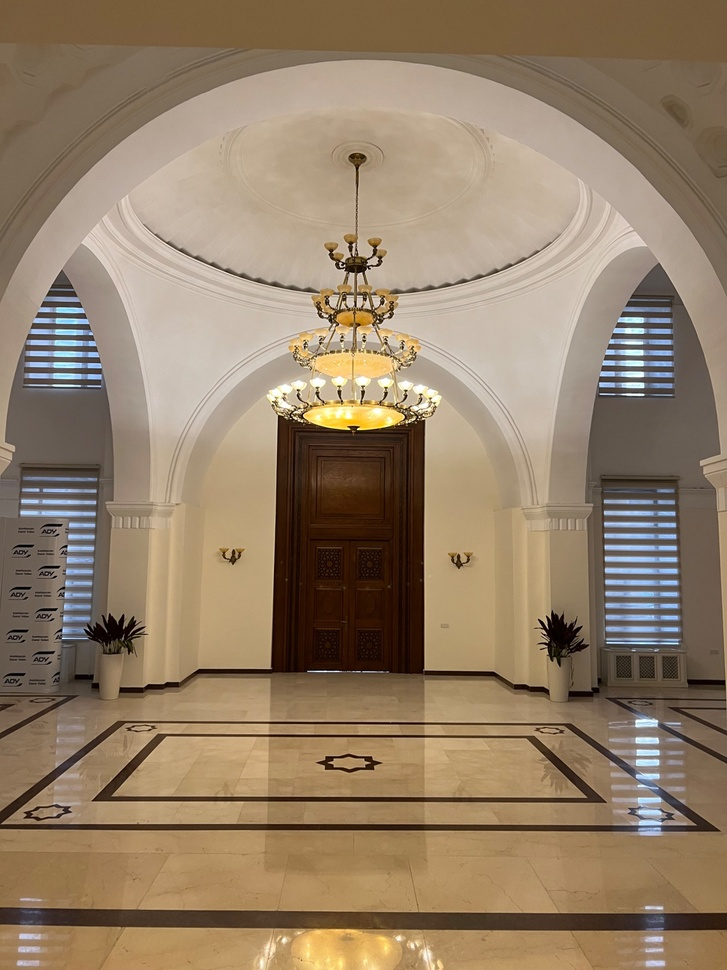
#> input picture images/original/indoor.jpeg, 727 x 970 px, shrunk from 1536 x 2048 before the run; its folder holds only this picture in this run
$ python main.py
#> lines starting #> are read from the running program, lines starting #| are printed output that depends on the picture
### src/utils.py
import os
import cv2
import numpy as np

IMG_EXTS = (".png", ".jpg", ".jpeg", ".bmp", ".tif", ".tiff", ".webp")

def ensure_dir(path: str) -> None:
    os.makedirs(path, exist_ok=True)

def list_images(folder: str):
    files = []
    if not os.path.isdir(folder):
        return files
    for f in sorted(os.listdir(folder)):
        if f.lower().endswith(IMG_EXTS):
            files.append(os.path.join(folder, f))
    return files

def imread_bgr(path: str):
    img = cv2.imread(path, cv2.IMREAD_COLOR)
    if img is None:
        raise FileNotFoundError(f"Cannot read image: {path}")
    return img

def save_image(path: str, img: np.ndarray) -> None:
    ensure_dir(os.path.dirname(path))
    ok = cv2.imwrite(path, img)
    if not ok:
        raise RuntimeError(f"Failed to write: {path}")

def hstack_resize(images, target_h=480):
    # Resize images to same height then hstack
    resized = []
    for im in images:
        h, w = im.shape[:2]
        scale = target_h / float(h)
        new_w = int(round(w * scale))
        resized.append(cv2.resize(im, (new_w, target_h), interpolation=cv2.INTER_AREA))
    return cv2.hconcat(resized)

def normalize_to_uint8(gray_float):
    g = np.clip(gray_float, 0, 255).astype(np.uint8)
    return g

### src/color_metrics.py
import numpy as np

def mse(a: np.ndarray, b: np.ndarray) -> float:
    a = a.astype(np.float32)
    b = b.astype(np.float32)
    return float(np.mean((a - b) ** 2))

def psnr(a: np.ndarray, b: np.ndarray, max_val=255.0) -> float:
    m = mse(a, b)
    if m == 0:
        return float("inf")
    return float(20.0 * np.log10(max_val) - 10.0 * np.log10(m))

### src/quantization.py
import cv2
import numpy as np

def quantize_uniform(img_bgr: np.ndarray, levels_per_channel: int = 4) -> np.ndarray:
    # levels_per_channel: 2..16 typical. 4 => 64 colors approx.
    levels = max(2, min(256, int(levels_per_channel)))
    step = 256 // levels
    out = (img_bgr // step) * step + step // 2
    return np.clip(out, 0, 255).astype(np.uint8)

def quantize_kmeans(img_bgr: np.ndarray, k: int = 8, attempts: int = 10) -> np.ndarray:
    Z = img_bgr.reshape((-1, 3)).astype(np.float32)

    criteria = (cv2.TERM_CRITERIA_EPS + cv2.TERM_CRITERIA_MAX_ITER, 50, 1.0)
    _compactness, labels, centers = cv2.kmeans(
        Z, k, None, criteria, attempts, cv2.KMEANS_PP_CENTERS
    )
    centers = np.uint8(centers)
    quant = centers[labels.flatten()]
    return quant.reshape(img_bgr.shape)

### src/adjustments.py
import cv2
import numpy as np

def adjust_hsv(img_bgr: np.ndarray, dh=0, ds=0, dv=0) -> np.ndarray:
    hsv = cv2.cvtColor(img_bgr, cv2.COLOR_BGR2HSV).astype(np.int32)
    h, s, v = cv2.split(hsv)

    # Hue in OpenCV HSV: [0..179]
    h = (h + dh) % 180
    s = np.clip(s + ds, 0, 255)
    v = np.clip(v + dv, 0, 255)

    out = cv2.merge([h, s, v]).astype(np.uint8)
    return cv2.cvtColor(out, cv2.COLOR_HSV2BGR)

def adjust_hls(img_bgr: np.ndarray, dh=0, dl=0, ds=0) -> np.ndarray:
    # OpenCV uses HLS (Hue, Lightness, Saturation)
    hls = cv2.cvtColor(img_bgr, cv2.COLOR_BGR2HLS).astype(np.int32)
    h, l, s = cv2.split(hls)

    # Hue: [0..179]
    h = (h + dh) % 180
    l = np.clip(l + dl, 0, 255)   # Lightness
    s = np.clip(s + ds, 0, 255)   # Saturation

    out = cv2.merge([h, l, s]).astype(np.uint8)
    return cv2.cvtColor(out, cv2.COLOR_HLS2BGR)

### src/main.py
import os
import cv2
import numpy as np

from utils import ensure_dir, list_images, imread_bgr, save_image, hstack_resize, normalize_to_uint8
from color_metrics import mse, psnr
from quantization import quantize_uniform, quantize_kmeans
from adjustments import adjust_hsv, adjust_hls
from deltae2000 import deltaE_ciede2000

ROOT = os.path.abspath(os.path.join(os.path.dirname(__file__), ".."))
IN_DIR = os.path.join(ROOT, "images", "original")
OUT_DIR = os.path.join(ROOT, "outputs")

def grayscale_compare(img_bgr: np.ndarray):
    b = img_bgr[..., 0].astype(np.float32)
    g = img_bgr[..., 1].astype(np.float32)
    r = img_bgr[..., 2].astype(np.float32)

    # Proper luminance coefficients (sRGB/Rec.601 commonly used)
    gray_coeff = 0.114*b + 0.587*g + 0.299*r
    gray_avg = (b + g + r) / 3.0

    gc = normalize_to_uint8(gray_coeff)
    ga = normalize_to_uint8(gray_avg)

    diff = cv2.absdiff(gc, ga)

    metrics = {
        "mse": mse(gc, ga),
        "psnr": psnr(gc, ga),
    }

    return gc, ga, diff, metrics

def process_all_images():
    ensure_dir(OUT_DIR)

    imgs = list_images(IN_DIR)
    if not imgs:
        print(f"No images found in: {IN_DIR}")
        print("Put your photos into images/original/ and run again.")
        return

    for path in imgs:
        name = os.path.splitext(os.path.basename(path))[0]
        img = imread_bgr(path)
#> in imread_bgr, img is the input picture: shape (970, 727, 3); mean B, G, R 103.3, 127.1, 147.5

        # 1) Grayscale compare
        gc, ga, diff, metrics = grayscale_compare(img)
#> in grayscale_compare, `diff = cv2.absdiff(gc, ga)`:
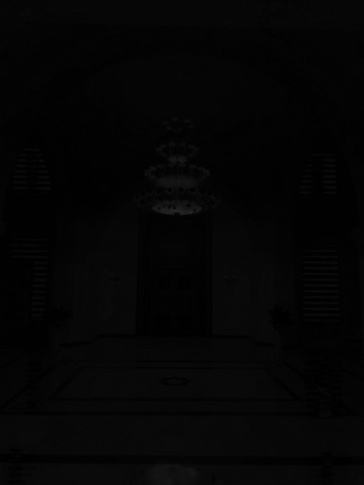
#> diff: shape (970, 727) (shown at 1/2 size); min 0, max 41, mean 4.6
#> in psnr, `m = mse(a, b)`: m = 29.94
#> in grayscale_compare, `metrics = { "mse": mse(gc, ga), "psnr": psnr(gc, ga), }`: metrics = {'mse': 29.94, 'psnr': 33.37}
#> metrics = {'mse': 29.94, 'psnr': 33.37}
        save_image(os.path.join(OUT_DIR, "grayscale", f"{name}_gray_coeff.png"), gc)
        save_image(os.path.join(OUT_DIR, "grayscale", f"{name}_gray_avg.png"), ga)
        save_image(os.path.join(OUT_DIR, "grayscale", f"{name}_diff.png"), diff)

        # montage for qualitative comparison
        img_small = cv2.resize(img, (0,0), fx=0.6, fy=0.6, interpolation=cv2.INTER_AREA)
        gc_bgr = cv2.cvtColor(gc, cv2.COLOR_GRAY2BGR)
        ga_bgr = cv2.cvtColor(ga, cv2.COLOR_GRAY2BGR)
        diff_bgr = cv2.cvtColor(diff, cv2.COLOR_GRAY2BGR)
        montage = hstack_resize([img_small, gc_bgr, ga_bgr, diff_bgr], target_h=420)
#> the loop in hstack_resize, `for im in images:` made 4 passes
#> (h, w, scale) on passes 1 to 4: (582, 436, 0.722), (970, 727, 0.433), (970, 727, 0.433), (970, 727, 0.433)
#> after the loop in hstack_resize, `for im in images:`: resized = 4 items
        cv2.putText(montage, f"MSE={metrics['mse']:.2f}  PSNR={metrics['psnr']:.2f}dB",
                    (10, 30), cv2.FONT_HERSHEY_SIMPLEX, 0.8, (255,255,255), 2, cv2.LINE_AA)
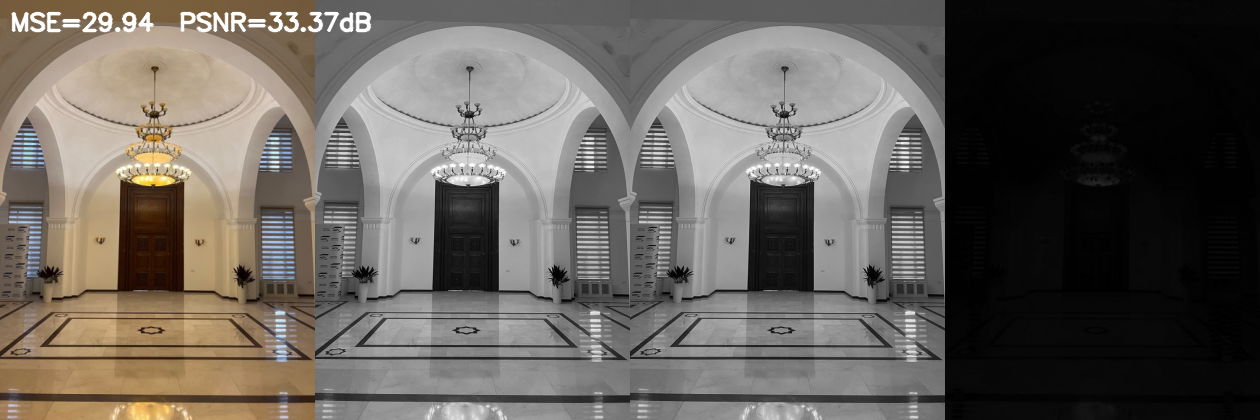
#> montage: shape (420, 1260, 3); mean B, G, R 91.9, 97.7, 102.7
        save_image(os.path.join(OUT_DIR, "grayscale", f"{name}_montage.png"), montage)

        # 2) Color quantization
        q_uni = quantize_uniform(img, levels_per_channel=4)
#> in quantize_uniform, `out = (img_bgr // step) * step + step // 2`:
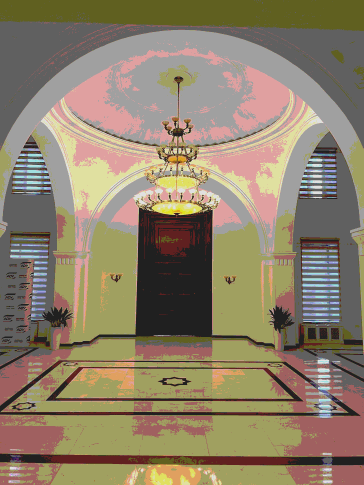
#> out: shape (970, 727, 3) (shown at 1/2 size); mean B, G, R 105.1, 128.3, 141.8
        q_k8 = quantize_kmeans(img, k=8)
#> in quantize_kmeans, `criteria = (cv2.TERM_CRITERIA_EPS + cv2.TERM_CRITERIA_MAX_ITER, 50, 1.0)`: criteria = (3, 50, 1)
#> in quantize_kmeans, `_compactness, labels, centers = cv2.kmeans( Z, k, None, criteria, atte..`: centers = [[112, 150.1, 177.7], [75.88, 95.38, 113], [44.95, 58.22, 74.12], [148.3, 167.8, 185], [92.43, 125.7, 152.9], [7.63, 21.06, 43.81], [230.3, 201.1, 174.9], [175.2, 194.6, 209.5]]
#> in quantize_kmeans, `centers = np.uint8(centers)`: centers = [[112, 150, 177], [75, 95, 113], [44, 58, 74], [148, 167, 185], [92, 125, 152], [7, 21, 43], [230, 201, 174], [175, 194, 209]]
        q_k16 = quantize_kmeans(img, k=16)
#> in quantize_kmeans (call 2), `_compactness, labels, centers = cv2.kmeans( Z, k, None, criteria, atte..`: centers = 16 rows, first 8: [120.7, 158.8, 185], [77.83, 87.28, 98.65], [23.31, 39.46, 60.15], [178.5, 192.4, 205.8], [87.89, 123.6, 152.4], [150.4, 169.9, 187.5], [127.5, 143.5, 160.2], [99.46, 142.2, 174]
#> in quantize_kmeans (call 2), `centers = np.uint8(centers)`: centers = 16 rows, first 8: [120, 158, 184], [77, 87, 98], [23, 39, 60], [178, 192, 205], [87, 123, 152], [150, 169, 187], [127, 143, 160], [99, 142, 174]

        save_image(os.path.join(OUT_DIR, "quantization", f"{name}_uniform4.png"), q_uni)
        save_image(os.path.join(OUT_DIR, "quantization", f"{name}_kmeans8.png"), q_k8)
        save_image(os.path.join(OUT_DIR, "quantization", f"{name}_kmeans16.png"), q_k16)

        # 3) Hue/Saturation/Brightness/Lightness changes (keep in valid ranges)
        hsv_mod = adjust_hsv(img, dh=15, ds=30, dv=25)     # hue shift + saturation + brightness
        hls_mod = adjust_hls(img, dh=-10, dl=25, ds=20)    # hue shift + lightness + saturation
#> in adjust_hls, `out = cv2.merge([h, l, s]).astype(np.uint8)`:
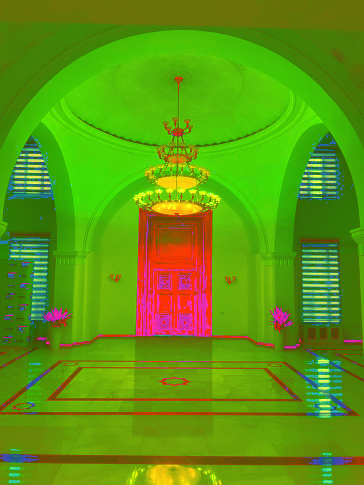
#> out: shape (970, 727, 3) (shown at 1/2 size); mean B, G, R 15.7, 150.5, 93
#> in adjust_hls, `return cv2.cvtColor(out, cv2.COLOR_HLS2BGR)`:
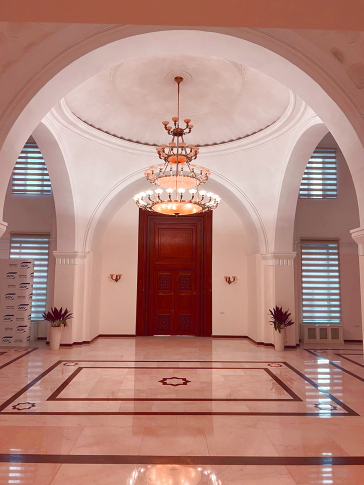
#> returned value: shape (970, 727, 3) (shown at 1/2 size); mean B, G, R 123.1, 133.2, 178.3

        save_image(os.path.join(OUT_DIR, "hsl_hsv", f"{name}_hsv.png"), hsv_mod)
        save_image(os.path.join(OUT_DIR, "hsl_hsv", f"{name}_hls.png"), hls_mod)

        print(f"[OK] Processed: {os.path.basename(path)}")

def run_deltaE_picker(image_path: str, threshold: float = 10.0):
#> called with image_path = 'images/original/indoor.jpeg', threshold = 10
    img = imread_bgr(image_path)
    disp = img.copy()

    # Convert to Lab (OpenCV uses L in [0..255], a/b in [0..255] with 128 offset)
    lab = cv2.cvtColor(img, cv2.COLOR_BGR2LAB).astype(np.float64)
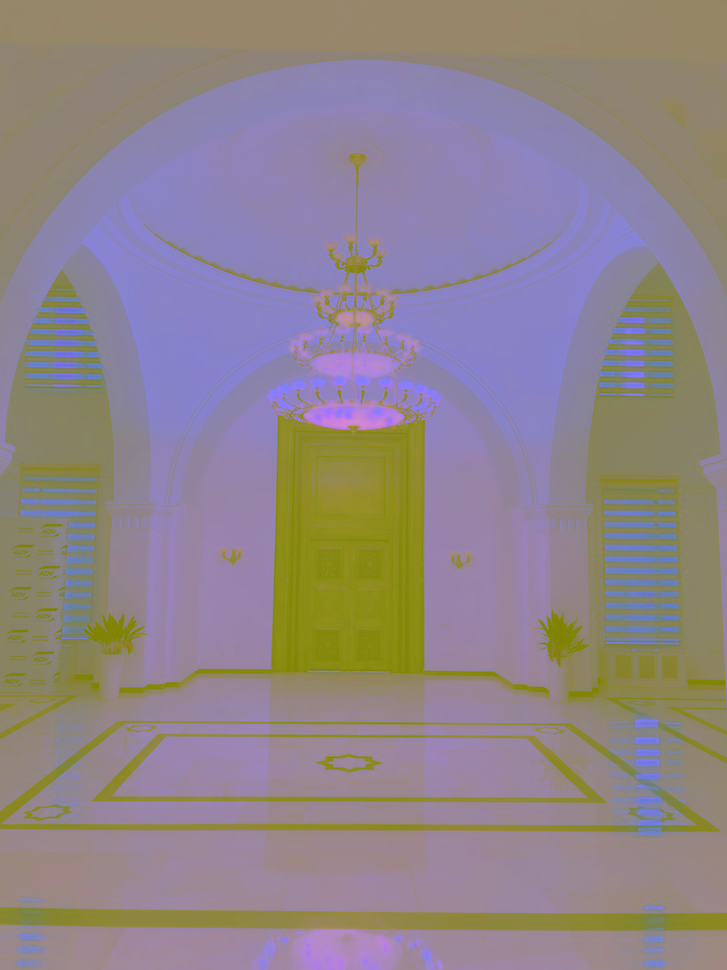
#> lab: shape (970, 727, 3) float64; mean B, G, R 137.6, 132.6, 143.8

    clicked = {"pt": None, "lab": None}

    # [25 lines left out: function on_mouse, not called in this run]

    cv2.namedWindow("DeltaE Similar Colors (click)", cv2.WINDOW_NORMAL)
    cv2.setMouseCallback("DeltaE Similar Colors (click)", on_mouse)
    cv2.imshow("DeltaE Similar Colors (click)", disp)

    print("Click on the image to pick a color. Press ESC to exit.")
    while True:
        key = cv2.waitKey(10) & 0xFF
#> (key Esc is pressed here)
        if key == 27:  # ESC
            break
    cv2.destroyAllWindows()

if __name__ == "__main__":
    # Batch outputs for tasks 1-3:
    process_all_images()

    # Interactive task 4 (DeltaE):
    # Pick ONE image to demo color picking (change filename if you want)
    demo_images = list_images(IN_DIR)
    if demo_images:
        run_deltaE_picker(demo_images[0], threshold=10.0)

$ run again, on images/original/outdoor_daylight.jpeg
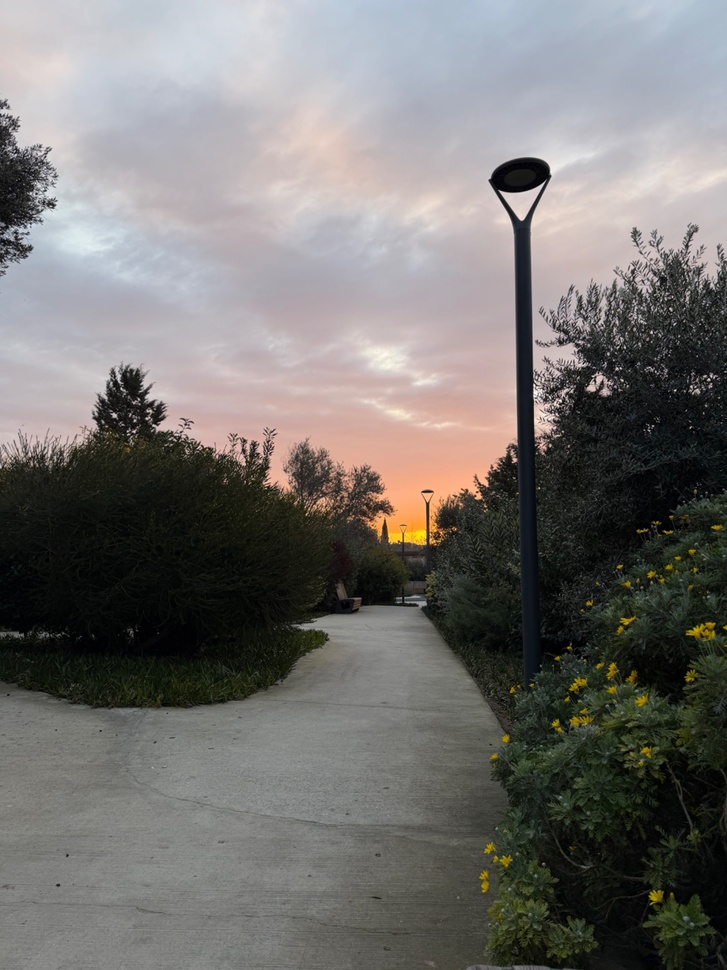
#> input picture images/original/outdoor_daylight.jpeg, 727 x 970 px, shrunk from 1536 x 2048 before the run
#> in imread_bgr, img is the input picture: shape (970, 727, 3); mean B, G, R 112.4, 114.7, 116.9
#> m = 5.66
#> in grayscale_compare, `metrics = { "mse": mse(gc, ga), "psnr": psnr(gc, ga), }`: metrics = {'mse': 5.66, 'psnr': 40.6}
#> the loop in hstack_resize, `for im in images:` made 4 passes
#> (h, w, scale) on passes 1 to 4: (582, 436, 0.722), (970, 727, 0.433), (970, 727, 0.433), (970, 727, 0.433)
#> after the loop in hstack_resize, `for im in images:`: resized = 4 items
#> montage: shape (420, 1260, 3); mean B, G, R 86, 86.6, 87.2
#> in quantize_uniform, `out = (img_bgr // step) * step + step // 2`:
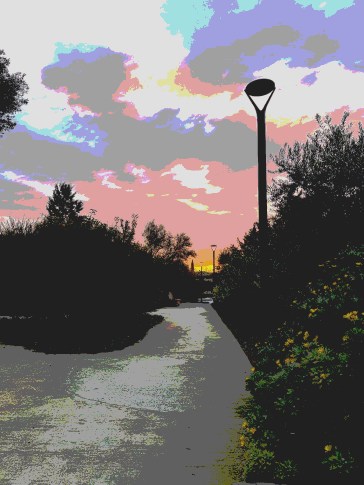
#> out: shape (970, 727, 3) (shown at 1/2 size); mean B, G, R 116.3, 115.5, 119.9
#> criteria = (3, 50, 1)
#> in quantize_kmeans, `_compactness, labels, centers = cv2.kmeans( Z, k, None, criteria, atte..`: centers = [[11.41, 15, 12.69], [149.8, 172.8, 222.4], [93.75, 101.7, 103.8], [206.2, 203.8, 207.4], [57.42, 69.15, 69.14], [188, 181.1, 184.1], [125.2, 128.3, 128.6], [29.85, 38.54, 35.45]]
#> in quantize_kmeans, `centers = np.uint8(centers)`: centers = [[11, 14, 12], [149, 172, 222], [93, 101, 103], [206, 203, 207], [57, 69, 69], [187, 181, 184], [125, 128, 128], [29, 38, 35]]
#> in quantize_kmeans (call 2), `_compactness, labels, centers = cv2.kmeans( Z, k, None, criteria, atte..`: centers = 16 rows, first 8: [66.62, 75.58, 76.44], [159.9, 173.3, 215.9], [17.94, 23.5, 20.71], [213.4, 212.7, 216.1], [117, 120.6, 120.8], [199.6, 186.8, 178.6], [44.03, 55.92, 53.51], [92.96, 98.63, 100.2]
#> in quantize_kmeans (call 2), `centers = np.uint8(centers)`: centers = 16 rows, first 8: [66, 75, 76], [159, 173, 215], [17, 23, 20], [213, 212, 216], [116, 120, 120], [199, 186, 178], [44, 55, 53], [92, 98, 100]
#> in adjust_hls, `h = (h + dh) % 180`:
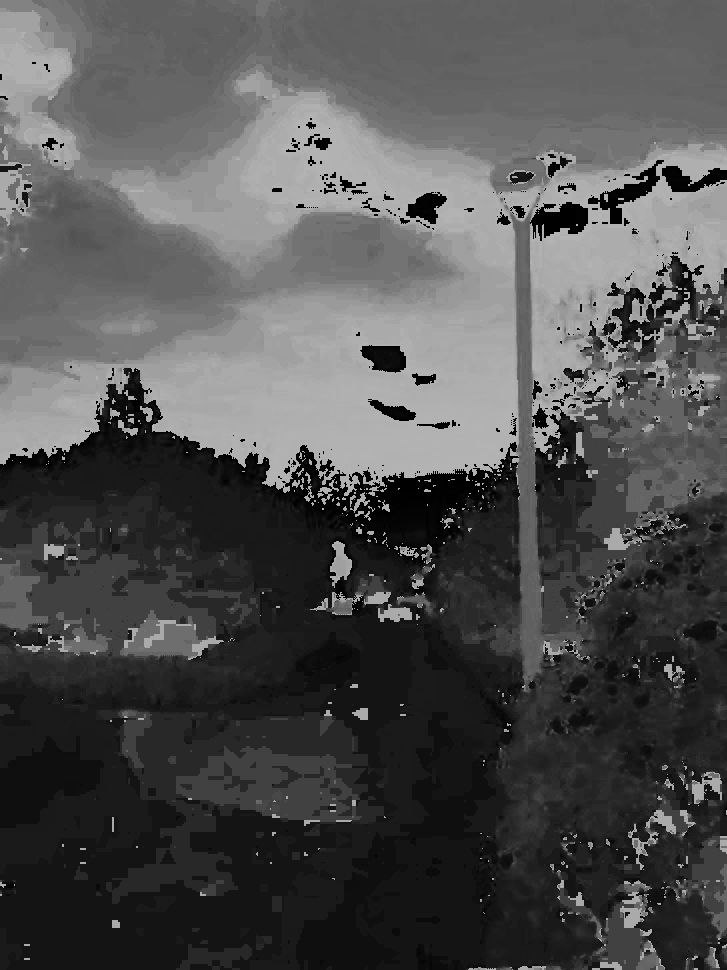
#> h: shape (970, 727) int32; min 0, max 179, mean 80.2
